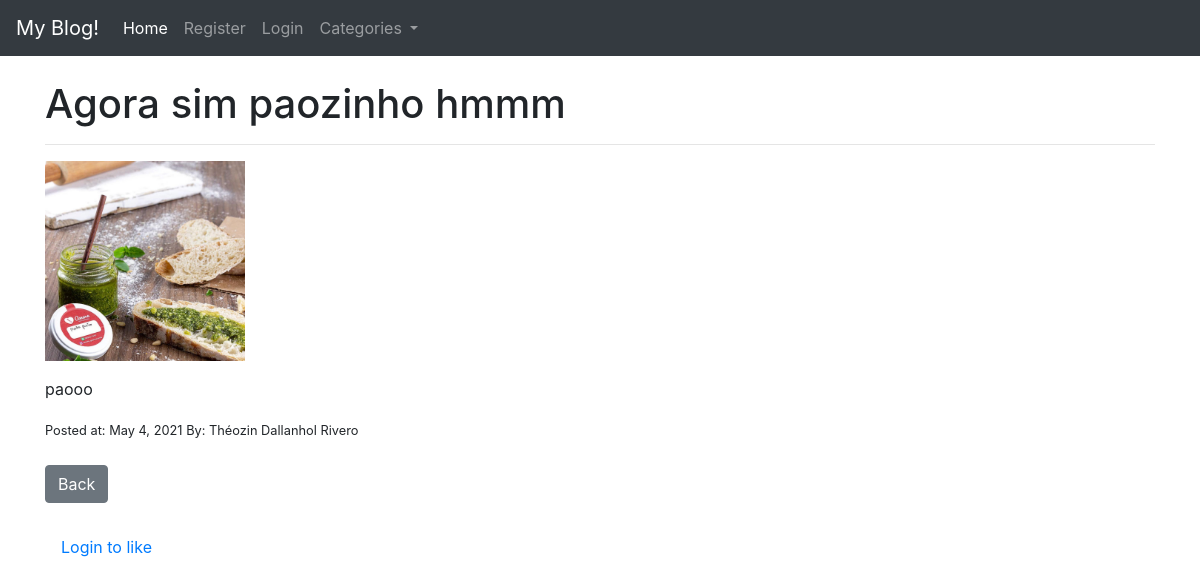
The app's page /article/19 with its own data.
### theblog/models.py (models this page shows, shortened)
class Post(models.Model):
	title = models.CharField(max_length=255)
	header_image = models.ImageField(null=True, blank=True, upload_to="images/")
	title_tag = models.CharField(max_length=255)
	snippet = models.CharField(max_length=255)
	author = models.ForeignKey(User, on_delete=models.CASCADE) #models.CASCADE caso o user seja apagado todos os seus posts são apagados tbm
	body = RichTextField(blank=True)
	post_date = models.DateField(auto_now_add=True)
	category = models.CharField(max_length=255)
	likes = models.ManyToManyField(User, related_name='blog_post')
	def total_likes(self):
		return self.likes.count()

### theblog/views.py (the view)
# urls.py: path('article/<int:pk>', ArticleDetailView.as_view(), name='article-detail'),
class ArticleDetailView(DetailView):
	model = Post
	template_name = 'article_details.html'
	def get_context_data(self, *args, **kwargs):
		cat_menu = Category.objects.all()
		context = super(ArticleDetailView,self).get_context_data(*args, **kwargs)
		post = get_object_or_404(Post, id=self.kwargs['pk'])
		liked = False
		if post.likes.filter(id=self.request.user.id).exists():
			liked = True
		context['liked'] = liked
		context['total_likes'] = post.total_likes()
		context['cat_menu'] = cat_menu
		return context

### theblog/templates/article_details.html (shortened to what this page needs)
{% extends 'base.html' %}
{% block content %}
	<h1>{{post.title}} </h1>
	<hr>
	{% if post.header_image %}
		<img src="{{post.header_image.url}}" width="200px" height="200px">
	{% endif %}
	<p>{{post.body|safe}}</p>
	<small>Posted at: {{post.post_date}} By: {{post.author.first_name}} {{post.author.last_name}}</small>
	<a href="{% url 'home' %}" class='btn btn-secondary'>Back</a>
	<form action="{% url 'like_post' post.pk %}" method='POST'>
	{% if user.is_authenticated %}
		{% if liked %}
			<button type=submit name='post_id' value='{{post.id}}' class='btn btn-danger'>Unlike</button> - {{total_likes}} Likes
		{% else %}
			<button type=submit name='post_id' value='{{post.id}}' class='btn btn-primary'>Like</button> - {{total_likes}} Likes
		{% endif %}
	{% else %}
		<a class="nav-link" href="{% url 'login' %}">Login to like</a>
	{% endif %}
	</form>
{% endblock %}

### records on screen
Post: title "Agora sim paozinho hmmm", header_image (picture), body "paooo", post_date "May 4, 2021", author.first_name "Théozin", author.last_name "Dallanhol Rivero"
